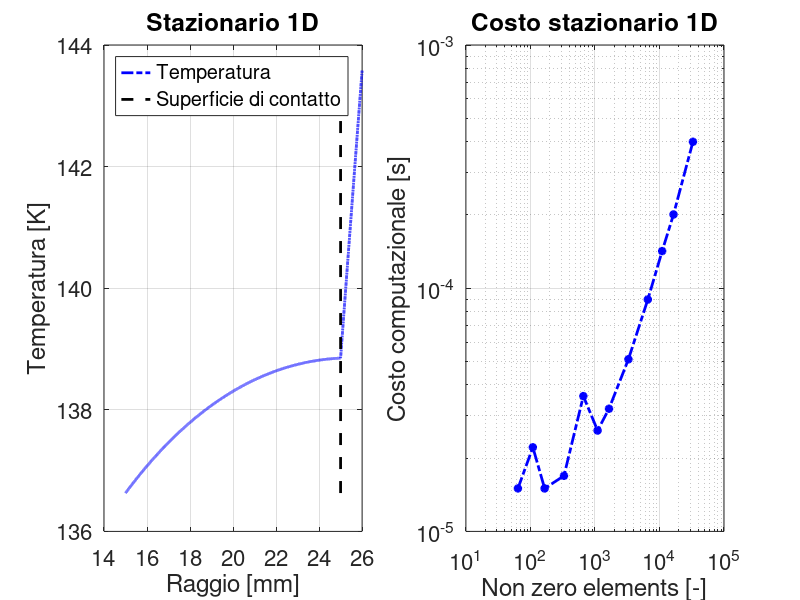

Here is the MATLAB script that generated this plot:
clc; clear; close all;
%% dati
% dominio
% Tint | 0 - Cu - contatto - is - end | Text
% geometrici
DDint = 30e-3;
DDcont = 50e-3;
DDext = 52e-3;
LL = 1; % come se non ci fosse, mi aiuta solo il ragionamento

surfcu = pi*(DDcont^2-DDint^2)/4;
surfis = pi*(DDext^2-DDcont^2)/4;
surftot = pi*(DDext^2-DDint^2)/4;
volcu = surfcu*LL;
vol = surftot*LL;

Awetint = pi*DDint*LL;
Awetext = pi*DDext*LL;

% fisici
kcu = 150;
roelcu = 2e-8;
II = 20e3;
Tint = 77;
hhint = 1200;
kis = .5;
Text = 25+273.15;
hhext = 15;

RR = roelcu/surfcu*LL;
qqq = RR*II^2/volcu;

cpcu = 350;
rocu = 8900;
cpis = 1800;
rois = 2500;

%% costo computazionale
drv = [1e-6 2e-6 3e-6 5e-6 1e-5 2e-5 3e-5 5e-5 1e-4 2e-4 3e-4 5e-4];
NN = zeros(size(drv));
costo = zeros(size(drv));
for jjerr = 1:length(drv)
    %% griglia spaziale
    dr = drv(jjerr);
    rr = [(DDint/2:dr:DDcont/2)';(DDcont/2+dr:dr:DDext/2)'];
    nncont = length(DDint/2:dr:DDcont/2);
    nn = length(rr);

    kk = kcu*(rr <= rr(nncont)) + kis*(rr > rr(nncont));

    %% creo il sistema
    diag_s = .5+rr/dr;
    diag_p = -2*rr/dr;
    diag_i = -.5+rr/dr;
    AA = spdiags([[diag_i(2:end);0] diag_p [0;diag_s(1:end-1)]],-1:1, nn,nn);
    bb = qqq/-kcu*dr*rr.*(rr<=rr(nncont));

    % --- condizioni al contorno ---
    AA(1,2) = -1;
    AA(1,1) = 1+hhint/kk(1)*dr;
    bb(1) = hhint/kk(1)*dr*Tint;

    AA(nncont,nncont-1) = -1;
    AA(nncont,nncont) = 1+kis/kcu;
    AA(nncont,nncont+1) = -kis/kcu;
    bb(nncont) = 0;

    AA(end,end-1) = 1;
    AA(end,end) = -1-hhext/kk(end)*dr;
    bb(end) = -hhext*Text/kk(end)*dr;

    %% risolvo il sistema
    tic
    TT = AA\bb;
    costo(jjerr) = toc;
    NN(jjerr) = nnz(AA);
    
    if jjerr == 1 % soluzione più precisa
        TTref = TT;
        rrref = rr;
        nncontref = nncont;
    end
end

%% post prodution
% andamento temperatura
figure
subplot(1,2,1)
plot(rrref*1e3,TTref,'b-.','linewidth',2)
hold on
plot([rrref(nncontref) rrref(nncontref)]*1e3,[min(TTref) max(TTref)],'k--','linewidth',2)
legend('Temperatura','Superficie di contatto','location','northwest')
grid on
box on
xlabel('Raggio [mm]')
ylabel('Temperatura [K]')
title('Stazionario 1D')
set(gca,'fontsize',16)

subplot(1,2,2)
loglog(NN,costo,'b-.*','linewidth',2)
grid on
box on
xlabel('Non zero elements [-]')
ylabel('Costo computazionale [s]')
title('Costo stazionario 1D')
set(gca,'fontsize',16)

%% conservazione dell'energia
qvol = roelcu*II^2*LL/surfcu/volcu; % W/m^3
Eint = qvol*volcu % W
Eout = abs(hhext*(Text-TT(end)))*Awetext...
       + abs(hhint*(Tint-TT(1)))*Awetint % W
